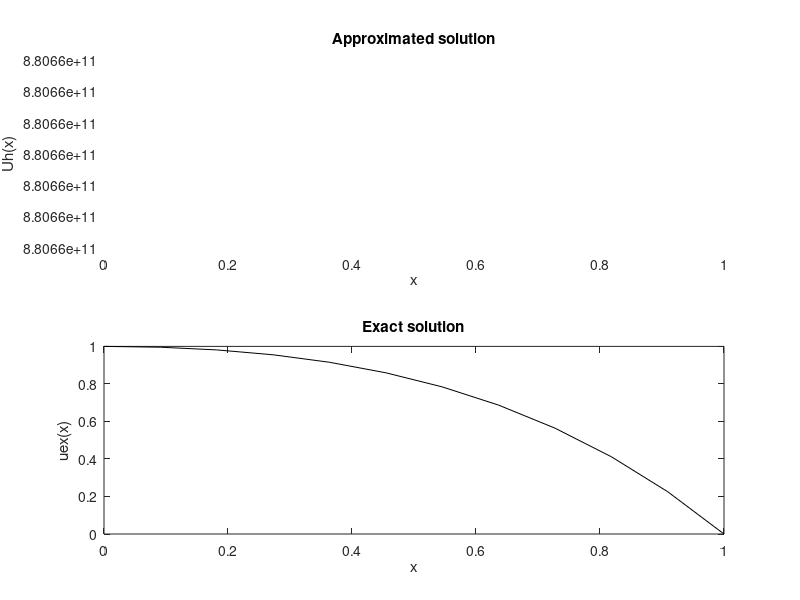

Recreate this plot in MATLAB.
clearvars, close all

% % Finding the exact solution with syms tool.
% syms u(x) a(x) f(x)
% Du=diff(u,1);
% f=1;
% a=exp(-x);
% temp_uex=dsolve(-diff((a*Du),1)==f);
% temp_uex=simplify(temp_uex); 
% %uex=vectorize(uex)
% temp_uex
% temp_duex=diff(temp_uex,1)
% der_value_in0=subs(temp_duex,x,0)
% C1=0 % value of integration constant. Can be seen as u'(0).
% uex = exp(x)*(C1 - x + 1);
% duex=diff(uex,1)
% der_value_in1=subs(duex,x,1)

L=1; % b-a
n=10; % # spacings 
h=L/(n+1); % mesh step (n+1) elements, (n+2) total nodes.
f=@(x)1+0.*x; 
a=@(x)exp(-x);

g0=0; g1=-exp(1); % Neumann BCs.

uex=@(x)(exp(x).*(g0 - x + 1));

xnodes=linspace(0,L,n+2);

diag = [-3/2, a(xnodes(2:end-1)-1/2*h)+a(xnodes(2:end-1)+1/2*h) 3/2]; % Added first and last element to implement one-sided derivatives approximation.
offdiaginf = [-a(xnodes(2:end-1)-1/2*h), -2, 0]; % spdiags ignores last value.
offdiagsup = [0, 2, -a(xnodes(2:end-1)+1/2*h)]; % spdiags ignores first value.

% Create the sparse matrix using spdiags().
A = spdiags([offdiaginf', diag', offdiagsup'], -1:1, n+2, n+2);

% The following values need to be add in order tu fully implement Neumann conditions (using the one-sided derivatives approximation).
A(1,3)=-1/2;
A(end,end-2)=1/2; 

A=A/h^2;

b=[g0/h, f(xnodes(2:end-1)), g1/h]; b=b'; % known term (column) + Neumann conditions.

Uh=A\b;

subplot(2,1,1);
plot(xnodes,Uh,'b--')
xlabel('x'), ylabel('Uh(x)'), title('Approximated solution')
subplot(2,1,2);
plot(xnodes,uex(xnodes),'k-')
xlabel('x'), ylabel('uex(x)'), title('Exact solution')
fprintf('h = %12.10e err = %12.10e\n',h,norm(Uh'-uex(xnodes),'inf'));
